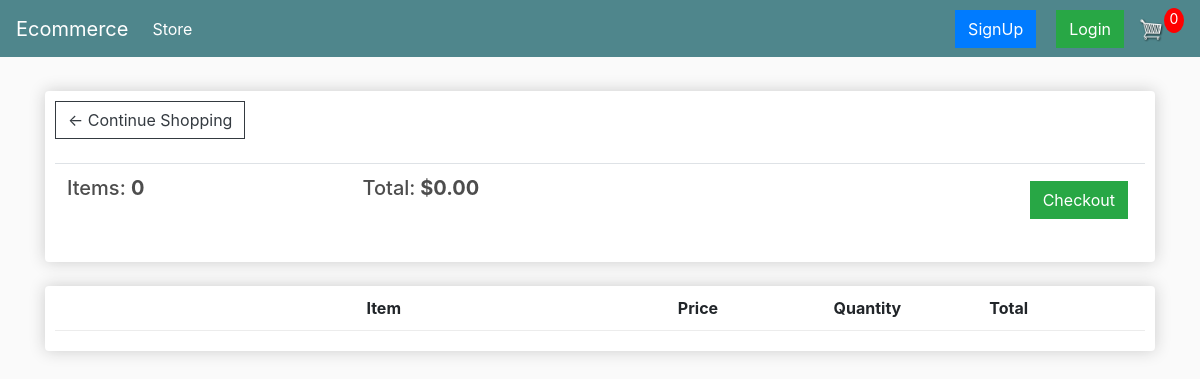
The page /cart/ (signed in) on the database as committed earlier.
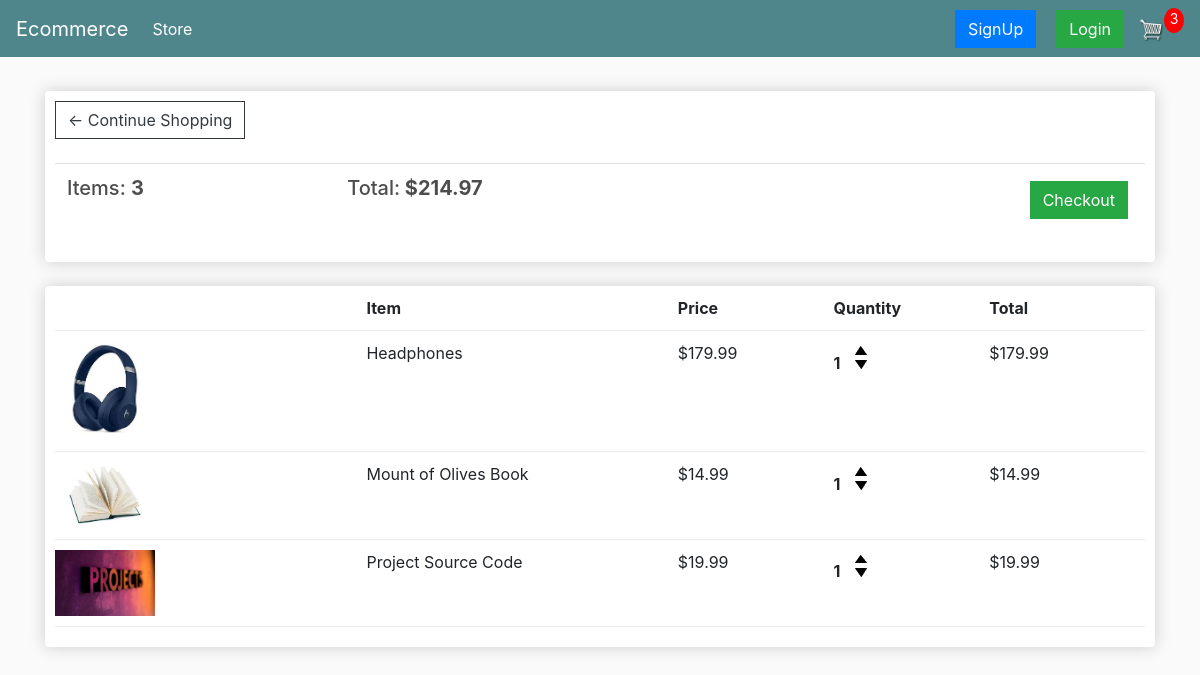
The same page on the database as committed later.
### store/models.py (models this page shows, shortened)
class Order(models.Model):
    customer = models.ForeignKey(
        Customer, on_delete=models.SET_NULL, null=True, blank=True)
    date_ordered = models.DateTimeField(auto_now_add=True)
    complete = models.BooleanField(default=False)
    transaction_id = models.CharField(max_length=100, null=True)
    @property
    def get_cart_total(self):
        orderitems = self.orderitem_set.all()
        return sum(item.get_total for item in orderitems)
    @property
    def get_cart_items(self):
        orderitems = self.orderitem_set.all()
        return sum(item.quantity for item in orderitems)

class OrderItem(models.Model):
    product = models.ForeignKey(Product, on_delete=models.SET_NULL, null=True)
    order = models.ForeignKey(Order, on_delete=models.SET_NULL, null=True)
    quantity = models.IntegerField(default=0, null=True, blank=True)
    date_added = models.DateTimeField(auto_now_add=True)
    @property
    def get_total(self):
        return self.product.price * self.quantity

class Product(models.Model):
    name = models.CharField(max_length=200)
    price = models.DecimalField(max_digits=7,decimal_places=2)
    digital = models.BooleanField(default=False, null=True, blank=True)
    image = models.ImageField(null=True, blank=True)
    @property
    def imageURL(self):
        try:
            url = self.image.url
        except Exception:
            url = ''
        return url

### store/views.py (the view)
# urls.py: path('cart/', views.cart, name='cart'),
def cart(request):
    data = cartData(request)
    cartItems = data['cartItems']
    order = data['order']
    items = data['items']
    context = {'items': items, 'order': order, 'cartItems': cartItems}
    return render(request, 'store/cart.html', context)

### store/utils.py (called while the page is built)
def cartData(request):
    if request.user.is_authenticated:
        customer = request.user.customer
        order, created = Order.objects.get_or_create(
            customer=customer, complete=False)
        items = order.orderitem_set.all()
        cartItems = order.get_cart_items
    else:
        cookieData = cookieCart(request)
        cartItems = cookieData['cartItems']
        order = cookieData['order']
        items = cookieData['items']
    return {'cartItems': cartItems, 'order':order, 'items':items}

### store/templates/store/cart.html (shortened to what this page needs)
{% extends 'store/main.html' %}
{% load static %}
{% block content %}
<head>
</head>
<div class="row">
    <div class="col-lg-12">
        <div class="box-element">
            <a class="btn btn-outline-dark" href="{% url 'store' %}">&#x2190; Continue Shopping</a>
            <br>
            <br>
            <table class="table">
                <tr>
                    <th>
                        <h5>Items: <strong>{{order.get_cart_items}}</strong></h5>
                    </th>
                    <th>
                        <h5>Total:<strong> ${{order.get_cart_total|floatformat:2}}</strong></h5>
                    </th>
                    <th>
                        <a style="float:right; margin:5px;" class="btn btn-success"
                            href="{% url 'checkout' %}">Checkout</a>
                    </th>
                </tr>
            </table>
        </div>
        <br>
        <div class="box-element">
            <div class="cart-row">
                <div style="flex:2"></div>
                <div style="flex:2"><strong>Item</strong></div>
                <div style="flex:1"><strong>Price</strong></div>
                <div style="flex:1"><strong>Quantity</strong></div>
                <div style="flex:1"><strong>Total</strong></div>
            </div>
            {% for item in items %}
            <div class="cart-row">
                <div style="flex:2"><img class="row-image" src="{{item.product.imageURL}}"></div>
                <div style="flex:2">
                    <p>{{item.product.name}}</p>
                </div>
                <div style="flex:1">
                    <p>${{item.product.price|floatformat:2}}</p>
                </div>
                <div style="flex:1">
                    <p class="quantity">{{item.quantity}}</p>
                    <div class="quantity">
                        <img data-product="{{item.product.id}}" data-action="add" class="chg-quantity update-cart"
                            src="{% static  'images/arrow-up.png' %}">
                        <img data-product="{{item.product.id}}" data-action="remove" class="chg-quantity update-cart"
                            src="{% static  'images/arrow-down.png' %}">
                    </div>
                </div>
                <div style="flex:1">
                    <p>${{item.get_total|floatformat:2}}</p>
                </div>
            </div>
            {% endfor %}
        </div>
    </div>
    {% endblock content %}

Rows that differ between the two databases and show on the page:
computed for Order: get_cart_items "0" → "3"; get_cart_total "0.00" → "214.97"
added OrderItem: product.imageURL (picture), product.name "Headphones", product.price "179.99", quantity "1", get_total "179.99"
added OrderItem: product.imageURL (picture), product.name "Mount of Olives Book", product.price "14.99", quantity "1", get_total "14.99"
added OrderItem: product.imageURL (picture), product.name "Project Source Code", product.price "19.99", quantity "1", get_total "19.99"
Other text that changed with them:
{{ cartItems }}: "0" → "3"
